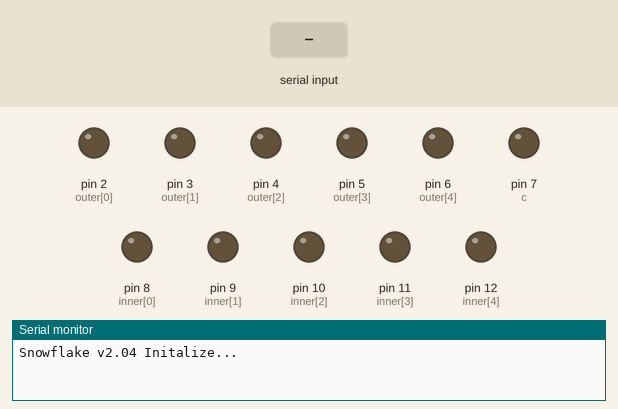
Recording of a sketch running on a simulated Arduino Uno, built with avr-gcc and run on an emulated ATmega328P. Parts: output pins drawn as LEDs (lit = HIGH), the last lines printed to the serial monitor. Dashed ring = blinking. Inputs (shaded band) come from the test bench.

Above: at 1.2 s.
1.3 s: "effect inner on" received over Serial
At 1.45 s:
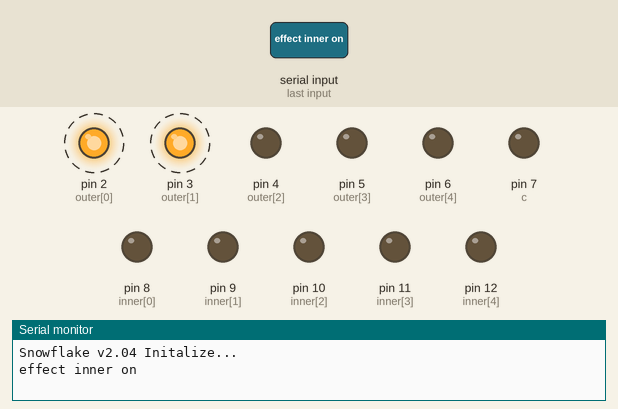
4.3 s: "static outer on" received over Serial
At 4.5 s:
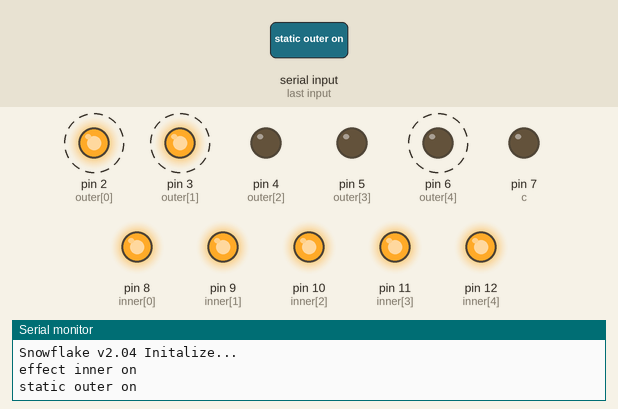
7.3 s: "static inner on" received over Serial
10.3 s: "static inner off" received over Serial
At 11.0 s:
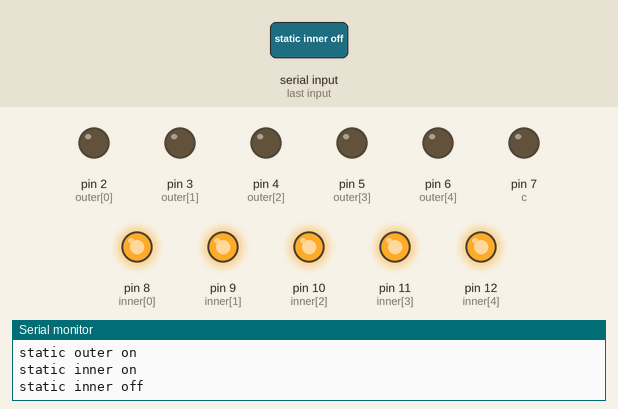
11.9 s: "static center on" received over Serial
At 13.1 s:
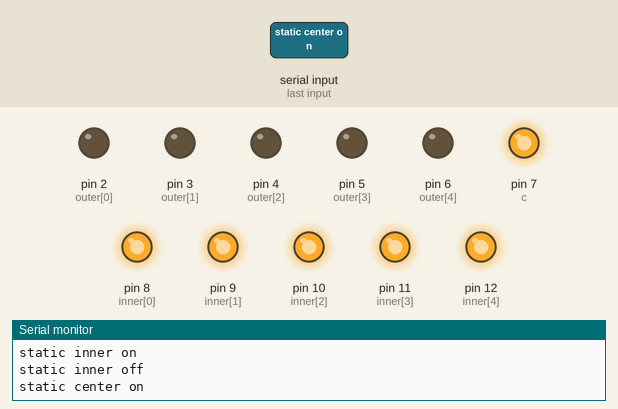
13.4 s: "static outer off" received over Serial
At 14.2 s:
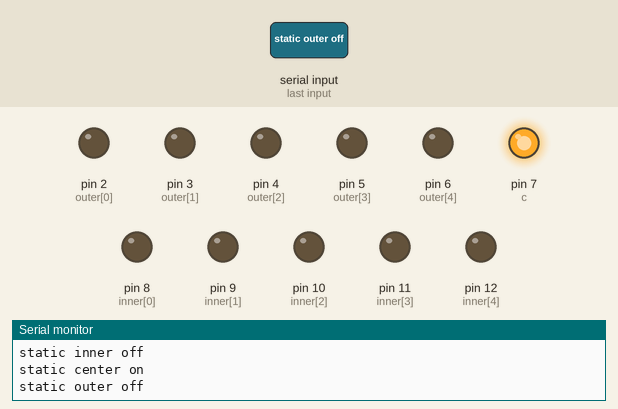
Timing chart, 0 to 15.9 s (numbered marks = the images above; inputs shaded):
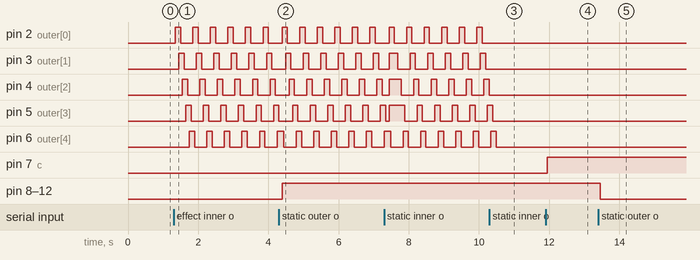

The sketch:

snowflake.ino
```cpp
int iringeffect;
int oringeffect;
int inout;
int numLights = 5;
int c = 7;
int inner[5] = {8, 9, 10, 11, 12};
int outer[5] = {2, 3, 4, 5, 6};
char x;
String readString;


void setup() {
  Serial.begin(9600);
  pinMode(c, OUTPUT);
  for (int i = 0; i < numLights; i++)
    pinMode(inner[i], OUTPUT);
  for (int i = 0; i < numLights; i++)
    pinMode(outer[i], OUTPUT);
  Serial.println("Snowflake v2.04 Initalize...");
  iringeffect = 0;
  oringeffect = 0;
  inout = 0;
}

void inouteffect()
{
  digitalWrite(c, HIGH);
  for (int i = 0; i < numLights; i++)
    digitalWrite(inner[i], LOW);
  delay(350);

  for (int i = 0; i < numLights; i++)
     digitalWrite(outer[i], HIGH);
  digitalWrite(c, LOW);
  delay(350);

  for (int i = 0; i < numLights; i++)
     digitalWrite(inner[i], HIGH);
  for (int i = 0; i < numLights; i++)
     digitalWrite(outer[i], LOW);
  delay(350);
} //End inouteffect

void oeffect(){
  for (int i = 0; i < numLights; i++) {
    digitalWrite(inner[i], HIGH);
    delay(50);
    digitalWrite(inner[(i + numLights-1) % numLights], LOW);
    delay(50);
  }
} //End oeffect

void ieffect(){
  for (int i = 0; i < numLights; i++) {
    digitalWrite(outer[i], HIGH);
    delay(50);
    digitalWrite(outer[(i + numLights-1) % numLights], LOW);
    delay(50);
  }
} //End ieffect

void loop() {
  if (iringeffect == 1){
      ieffect();
  }

  if (oringeffect == 1){
      oeffect();
  }

    if (inout == 1){
      inouteffect();
  }

  while (Serial.available())
  {
    delay(3);
    char x = Serial.read();
    readString += x;
  }
  if (readString.length() >0) {
    if (readString == "static outer on") {
      for (int i = 0; i < numLights; i++)
        digitalWrite(inner[i], HIGH);
      Serial.println(readString);
    }
    else if (readString == "static outer off") {
      for (int i = 0; i < numLights; i++)
        digitalWrite(inner[i], LOW);
      iringeffect = 0;
      Serial.println(readString);
    }
    if (readString == "static inner on") {
      for (int i = 0; i < numLights; i++)
        digitalWrite(outer[i], HIGH);
      Serial.println(readString);
    }
    else if (readString == "static inner off") {
      for (int i = 0; i < numLights; i++)
        digitalWrite(outer[i], LOW);
      iringeffect = 0;
      Serial.println(readString);
    }
    else if (readString == "static center on") {
      digitalWrite(c, HIGH);
      Serial.println(readString);
    }
    else if (readString == "static center off") {
      digitalWrite(c, LOW);
      Serial.println(readString);
    }
    else if (readString == "effect inner on") {
      iringeffect = 1;
      Serial.println(readString);
    }
    else if (readString == "effect inner off") {
      iringeffect = 0;
      for (int i = 0; i < numLights; i++)
            digitalWrite(inner[i], LOW);
      Serial.println(readString);
    }
    else if (readString == "effect outer on") {
      oringeffect = 1;
      Serial.println(readString);
    }
    else if (readString == "effect outer off") {
      oringeffect = 0;
      for (int i = 0; i < numLights; i++) {
        digitalWrite(outer[i], LOW);
      Serial.println(readString);
      }
    }
    else if (readString == "inout on") {
      inout = 1;
      Serial.println(readString);
    }
    else if (readString == "inout off") {
      inout = 0;
      for(int i = 2; i < 13; i++)
        digitalWrite(i, LOW);
      Serial.println(readString);
      }
     else if (readString == "all off") {
      for(int i = 2; i < 13; i++)
        digitalWrite(i, LOW);
      iringeffect = 0;
      oringeffect = 0;
      inout = 0;
      Serial.println(readString);
     }
     else if (readString == "all on") {
      for(int i = 2; i < 13; i++)
        digitalWrite(i, HIGH);
      Serial.println(readString);
     }
    readString = "";
  }
  }
```

Measured:
- after the input at 1.3 s, pin 2 (outer[0]): alternates HIGH for 0.15 s and LOW for 0.35 s, starting after 0.05 s; pin 3 (outer[1]): alternates HIGH for 0.15 s and LOW for 0.35 s, starting after 0.15 s
- after the input at 4.3 s, pin 8 (inner[0]), pin 9 (inner[1]), pin 10 (inner[2]), pin 11 (inner[3]), pin 12 (inner[4]): LOW → HIGH after 0.09 s
- after the input at 10.3 s, pin 2 (outer[0]), pin 3 (outer[1]), pin 4 (outer[2]): stops changing and stays LOW; pin 5 (outer[3]): goes on until 10.4 s, then stays LOW; pin 6 (outer[4]): goes on until 10.5 s, then stays LOW
- after the input at 11.9 s, pin 7 (c): LOW → HIGH after 0.05 s
- after the input at 13.4 s, pin 8 (inner[0]), pin 9 (inner[1]), pin 10 (inner[2]), pin 11 (inner[3]), pin 12 (inner[4]): HIGH → LOW after 0.05 s
